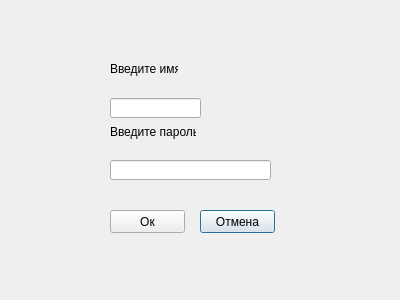
<?xml version="1.0" encoding="UTF-8"?>
<ui version="4.0">
 <class>PasswordDialog</class>
 <widget class="QDialog" name="PasswordDialog">
  <property name="geometry">
   <rect>
    <x>0</x>
    <y>0</y>
    <width>400</width>
    <height>300</height>
   </rect>
  </property>
  <property name="maximumSize">
   <size>
    <width>400</width>
    <height>300</height>
   </size>
  </property>
  <property name="windowTitle">
   <string>Авторизация</string>
  </property>
  <widget class="QPushButton" name="pushButton_2">
   <property name="geometry">
    <rect>
     <x>200</x>
     <y>210</y>
     <width>75</width>
     <height>23</height>
    </rect>
   </property>
   <property name="text">
    <string>Отмена</string>
   </property>
  </widget>
  <widget class="QLineEdit" name="Login">
   <property name="geometry">
    <rect>
     <x>110</x>
     <y>98</y>
     <width>91</width>
     <height>20</height>
    </rect>
   </property>
  </widget>
  <widget class="QLabel" name="label_2">
   <property name="geometry">
    <rect>
     <x>110</x>
     <y>124</y>
     <width>86</width>
     <height>16</height>
    </rect>
   </property>
   <property name="text">
    <string>Введите пароль:</string>
   </property>
  </widget>
  <widget class="QLabel" name="label">
   <property name="geometry">
    <rect>
     <x>110</x>
     <y>61</y>
     <width>68</width>
     <height>16</height>
    </rect>
   </property>
   <property name="text">
    <string>Введите имя:</string>
   </property>
  </widget>
  <widget class="QLineEdit" name="Password">
   <property name="geometry">
    <rect>
     <x>110</x>
     <y>160</y>
     <width>161</width>
     <height>20</height>
    </rect>
   </property>
   <property name="echoMode">
    <enum>QLineEdit::Password</enum>
   </property>
  </widget>
  <widget class="QPushButton" name="pushButton">
   <property name="geometry">
    <rect>
     <x>110</x>
     <y>210</y>
     <width>75</width>
     <height>23</height>
    </rect>
   </property>
   <property name="text">
    <string>Ок</string>
   </property>
  </widget>
 </widget>
 <resources/>
 <connections/>
</ui>
